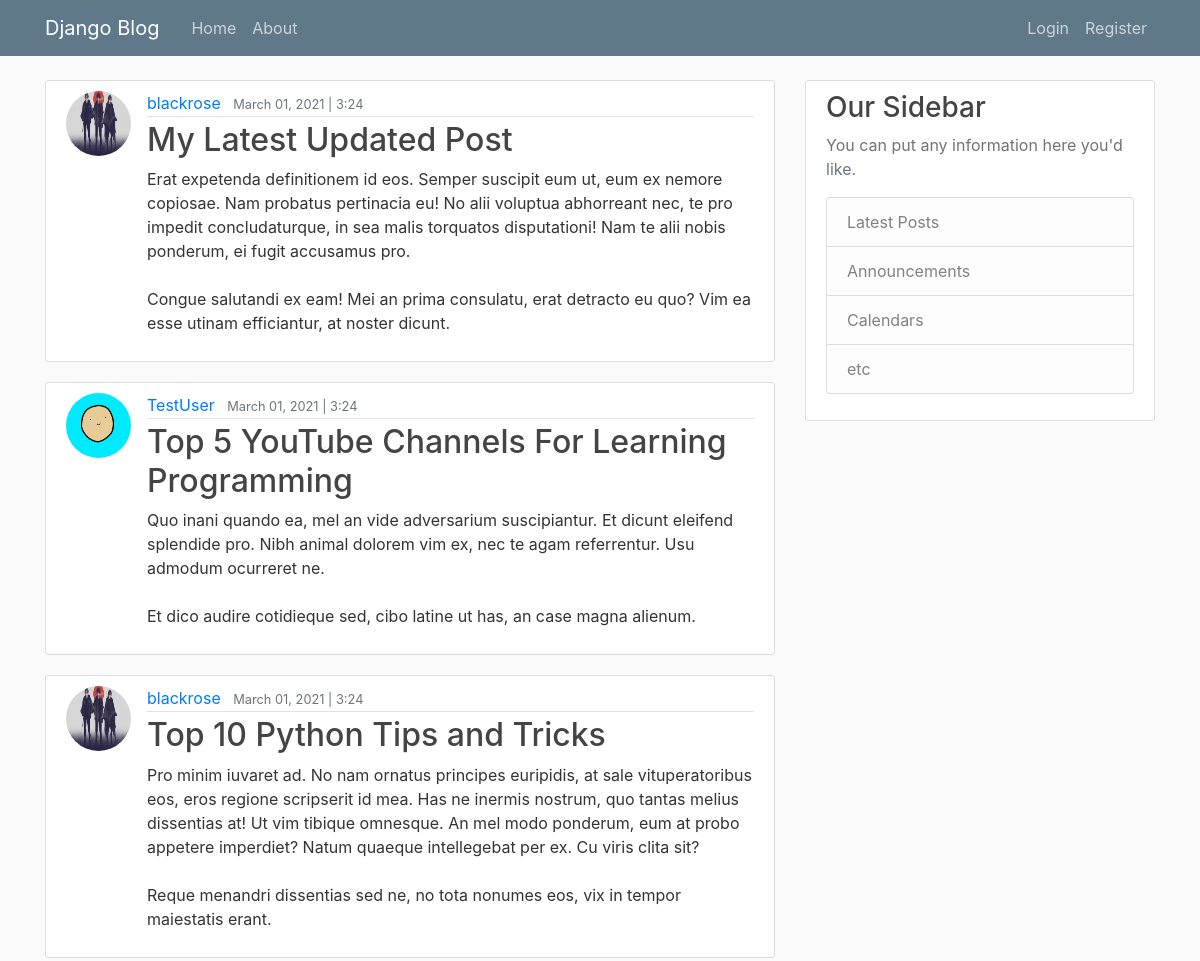
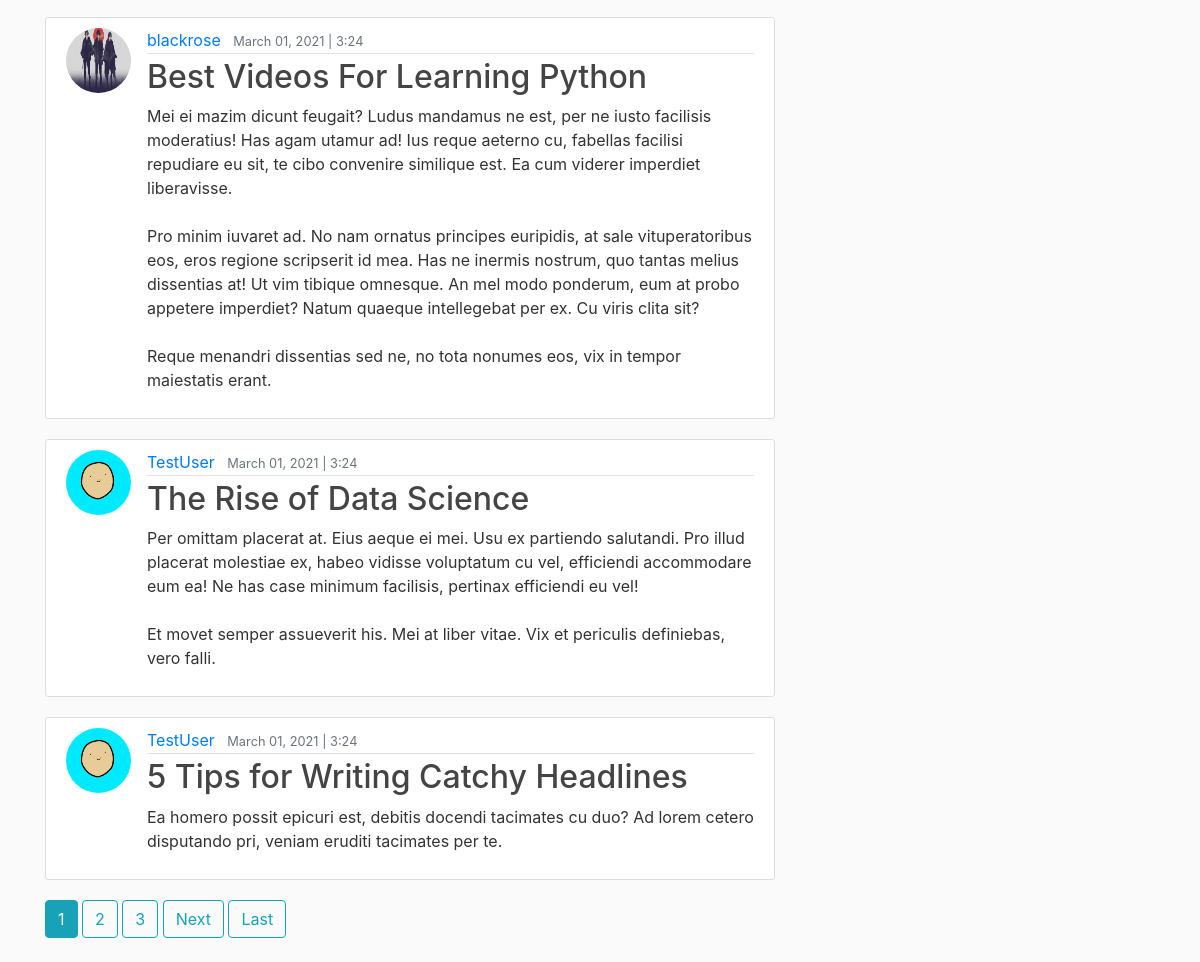
The page / on the database its author committed (2 pictures, top to bottom).
### blog/models.py (models this page shows, shortened)
class Post(models.Model):
    title = models.CharField(max_length=60)
    content = models.TextField()
    date_posted = models.DateTimeField(default=timezone.now )
    author = models.ForeignKey(User, on_delete=models.CASCADE)

### users/models.py (models this page shows, shortened)
class ProfileUser(models.Model):
    user = models.OneToOneField(User, on_delete=models.CASCADE)
    image = models.ImageField(default='default.png', upload_to='profile_pic')

### blog/views.py (the view)
# urls.py: path('', PostListView.as_view() , name="blog-home"),
class PostListView(ListView):
    model = Post
    template_name = 'blog/blog_home.html'
    context_object_name = 'post'
    ordering = ['-date_posted']
    paginate_by = 6

### blog/templates/blog/blog_home.html (shortened to what this page needs)
{% extends "blog/base.html" %}
{% block content %}
        {% for item_post in post %}
            <article class="media content-section">
              <img class="rounded-circle article-img" src="{{ item_post.author.profileuser.image.url }}" alt="">
              <div class="media-body">
                <div class="article-metadata">
                  <a class="mr-2" href="{% url 'user-post' item_post.author.username %}">{{ item_post.author }}</a>
                  <small class="text-muted">{{ item_post.date_posted|date:"F d, Y | f"}}</small>
                </div>
                <h2><a class="article-title" href="{% url 'post-detail' item_post.id %}">{{ item_post.title }}</a></h2>
                <p class="article-content">{{ item_post.content }}</p>
              </div>
            </article>
        {% endfor %}
        {% if is_paginated %}
          {% for num in page_obj.paginator.page_range %}
            {% if page_obj.number == num %}
                <a class="btn btn-info mb-4" href="?page={{ num }}">{{ num }}</a>
              {% elif num > page_obj.number|add:'-3' and num < page_obj.number|add:'+3' %}
                <a class="btn btn-outline-info mb-4" href="?page={{ num }}">{{ num }}</a>
            {% endif %}
          {% endfor %}
          {% if page_obj.has_next %}
            <a class="btn btn-outline-info mb-4" href="?page={{ page_obj.next_page_number }}">Next</a>
            <a class="btn btn-outline-info mb-4" href="?page={{ page_obj.paginator.num_pages }}">Last</a>
          {% endif %}
        {% endif %}
{% endblock content %}

### blog/templates/blog/base.html (shortened to what this page needs)
{% load static %}
<!DOCTYPE html>
<html>
<head>
    <link rel="stylesheet" href="https://maxcdn.bootstrapcdn.com/bootstrap/4.0.0/css/bootstrap.min.css">
    <link rel="stylesheet" type="text/css" href="{% static 'blog/main.css' %}">
    </head>
<body>
    <header class="site-header">
      <nav class="navbar navbar-expand-md navbar-dark bg-steel fixed-top">
        <div class="container">
          <a class="navbar-brand mr-4" href="{% url 'blog-home' %}">Django Blog</a>
          <div class="collapse navbar-collapse" id="navbarToggle">
            <div class="navbar-nav mr-auto">
              <a class="nav-item nav-link" href="{% url 'blog-home' %}">Home</a>
              <a class="nav-item nav-link" href="{% url 'blog-about' %}">About</a>
            </div>
            <div class="navbar-nav">
              {% if user.is_authenticated %}
                <a class="nav-item nav-link" href="{% url 'post-create' %}">New Post</a>
                <a class="nav-item nav-link" href="{% url 'profile' %}">Profile</a>
                <a class="nav-item nav-link" href="{% url 'logout' %}">Logout</a>
              {% else %}
                <a class="nav-item nav-link" href="{% url 'login' %}">Login</a>
                <a class="nav-item nav-link" href="{% url 'register' %}">Register</a>
              {% endif %}
            </div>
          </div>
        </div>
      </nav>
    </header>
    <main role="main" class="container">
      <div class="row">
        <div class="col-md-8">
          {% block content %}{% endblock %}
        </div>
        <div class="col-md-4">
          <div class="content-section">
            <h3>Our Sidebar</h3>
            <p class='text-muted'>You can put any information here you'd like.
              <ul class="list-group">
                <li class="list-group-item list-group-item-light">Latest Posts</li>
                <li class="list-group-item list-group-item-light">Announcements</li>
                <li class="list-group-item list-group-item-light">Calendars</li>
                <li class="list-group-item list-group-item-light">etc</li>
              </ul>
            </p>
          </div>
        </div>
      </div>
    </main>
  </body>
</html>

### blog/static/blog/main.css (style rules this page uses)
body { background: #fafafa; color: #333333; margin-top: 5rem; }
h1, h2, h3, h4, h5, h6 { color: #444444; }
ul { margin: 0; }
.bg-steel { background-color: #5f788a; }
.site-header .navbar-nav .nav-link { color: #cbd5db; }
.content-section { background: #ffffff; padding: 10px 20px; border: 1px solid #dddddd; border-radius: 3px; margin-bottom: 20px; }
.article-title { color: #444444; }
.article-content { white-space: pre-line; }
.article-img { height: 65px; width: 65px; margin-right: 16px; }
.article-metadata { padding-bottom: 1px; margin-bottom: 4px; border-bottom: 1px solid #e3e3e3 }

### rows shown on the page
Post: author.profileuser.image (picture), author "blackrose", date_posted|f "March 01, 2021 | 3:24", title "My Latest Updated Post", content "Erat expetenda definitionem id eos. Semper suscipit eum ut, eum ex nemore copiosae. Nam probatus pertinacia eu! No alii voluptua abhorreant nec, te pro impedit concludaturque, in sea malis torquatos disputationi! Nam te alii nobis ponderum, ei fugit accusamus pro. Congue salutandi ex eam! Mei an prima consulatu, erat detracto eu quo? Vim ea esse utinam efficiantur, at noster dicunt."
Post: author.profileuser.image (placeholder picture), author "TestUser", date_posted|f "March 01, 2021 | 3:24", title "Top 5 YouTube Channels For Learning Programming", content "Quo inani quando ea, mel an vide adversarium suscipiantur. Et dicunt eleifend splendide pro. Nibh animal dolorem vim ex, nec te agam referrentur. Usu admodum ocurreret ne. Et dico audire cotidieque sed, cibo latine ut has, an case magna alienum."
Post: author.profileuser.image (picture), author "blackrose", date_posted|f "March 01, 2021 | 3:24", title "Top 10 Python Tips and Tricks", content "Pro minim iuvaret ad. No nam ornatus principes euripidis, at sale vituperatoribus eos, eros regione scripserit id mea. Has ne inermis nostrum, quo tantas melius dissentias at! Ut vim tibique omnesque. An mel modo ponderum, eum at probo appetere imperdiet? Natum quaeque intellegebat per ex. Cu viris clita sit? Reque menandri dissentias sed ne, no tota nonumes eos, vix in tempor maiestatis erant."
Post: author.profileuser.image (picture), author "blackrose", date_posted|f "March 01, 2021 | 3:24", title "Best Videos For Learning Python", content "Mei ei mazim dicunt feugait? Ludus mandamus ne est, per ne iusto facilisis moderatius! Has agam utamur ad! Ius reque aeterno cu, fabellas facilisi repudiare eu sit, te cibo convenire similique est. Ea cum viderer imperdiet liberavisse. Pro minim iuvaret ad. No nam ornatus principes euripidis, at sale vituperatoribus eos, eros regione scripserit id mea. Has ne inermis nostrum, quo tantas melius dissentias at! Ut vim tibique omnesque. An mel modo ponderum, eum at probo appetere imperdiet? Natum quaeque intellegebat per ex. Cu viris clita sit? Reque menandri dissentias sed ne, no tota nonumes eos, vix in tempor maiestatis erant."
Post: author.profileuser.image (placeholder picture), author "TestUser", date_posted|f "March 01, 2021 | 3:24", title "The Rise of Data Science", content "Per omittam placerat at. Eius aeque ei mei. Usu ex partiendo salutandi. Pro illud placerat molestiae ex, habeo vidisse voluptatum cu vel, efficiendi accommodare eum ea! Ne has case minimum facilisis, pertinax efficiendi eu vel! Et movet semper assueverit his. Mei at liber vitae. Vix et periculis definiebas, vero falli."
Post: author.profileuser.image (placeholder picture), author "TestUser", date_posted|f "March 01, 2021 | 3:24", title "5 Tips for Writing Catchy Headlines", content "Ea homero possit epicuri est, debitis docendi tacimates cu duo? Ad lorem cetero disputando pri, veniam eruditi tacimates per te."

### other values the page prints
{{ num }} "1"
{{ num }} "2" "3"
